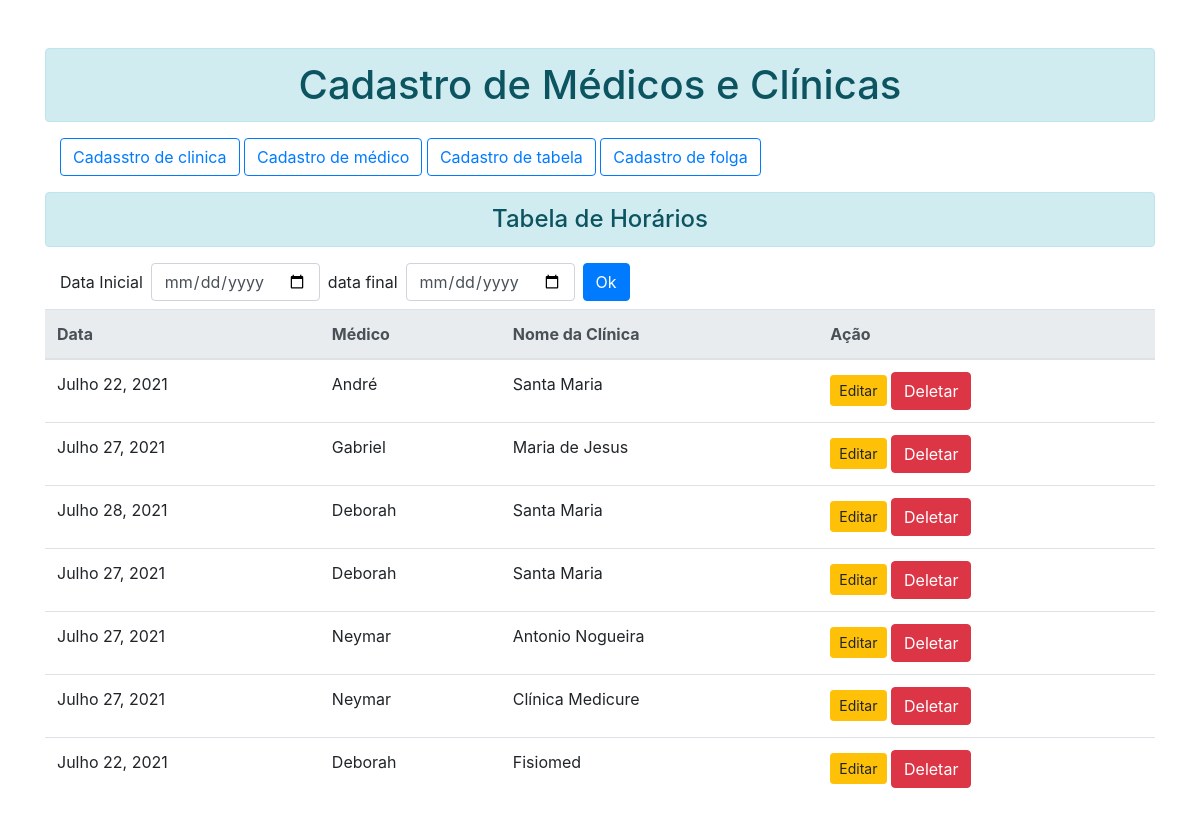
The page /home on the database its author committed.
### myapp/models.py (models this page shows)
class TabeladeHorario(models.Model):
    nome_do_posto = models.CharField(max_length=55, blank=False, null=False)
    data_de_trabalho = models.DateField()
    nome = models.CharField(max_length=45, blank=False, null=False)
    sobrenome = models.CharField(max_length=30, blank=True, null=True)

### myapp/views.py (the view)
# urls.py: path('home', views.home, name='home'),
def home(request):
    listar = Medico.objects.all()
    horario = TabeladeHorario.objects.filter()#[:5]
    start_date = request.GET.get('data_inicial')
    end_date = request.GET.get('data_final')
    if start_date and end_date:
        print(start_date)
        horario = TabeladeHorario.objects.filter(data_de_trabalho__range=[start_date, end_date])
    return render(request, 'html/home.html', {'listar': listar, 'horario': horario})

### myapp/templates/html/home.html (shortened to what this page needs)
{% extends "base.html" %}
{% block content %}
    <div class="container">
    <div class="form-group">
        <a href="{% url 'cadastro-de-clinica' %}"class="btn btn-outline-primary">Cadasstro de clinica</a>
        <a href="{% url 'cadastro-de-medico' %}"class="btn btn-outline-primary">Cadastro de médico</a>
        <a href="{% url 'cadastro-de-tabela' %}"class="btn btn-outline-primary">Cadastro de tabela</a>
        <a href="{% url 'cadastro-de-folga' %}"class="btn btn-outline-primary">Cadastro de folga</a>
    </div>
    </div>
    <div>
    <h4 class="text-center alert alert-info">Tabela de Horários</h4>
    <div class="col-md-8">
        <form class="form-inline my-2 my-gl-0 pull-right">
            <label>Data Inicial</label>
            <input name="data_inicial" class="form-control ml-sm-2 mr-sm-2" type="date">
            <label>data final</label>
            <input name="data_final" class="form-control ml-sm-2 mr-sm-2" type="date">
            <button class="btn btn-primary my-2 my-sm-0" type="submit">Ok</button>
        </form>
    </div>
    {% if horario %}
    <div>
    <table class="table table-hover">
        <thead class="thead-light">
            <tr>
                <th scope='col'>Data</th>
                <th scope="col">Médico</th>
                <th scope="col">Nome da Clínica</th>
                <th scope="col">Ação</th>
            </tr>
            </thead>
            <tbody>
                {% for item in horario %}
                    <tr>
                    <td>{{item.data_de_trabalho}}</td>
                    <td>{{item.nome}}</td>
                    <td>{{item.nome_do_posto}}</td>
                    <td>
                        <a href="{% url 'editar-tabela' item.id%}"class="btn btn-warning btn-sm">Editar</a>
                        <form action="{% url 'deletar-horario' item.id %}" method="post" class="d-inline">{% csrf_token %}
                            <input type="submit" class="btn btn-danger" value="Deletar">
                        </form>
                    </td>
                    </tr>
                {% endfor %}
            </tbody>
        </table>
      </div>
      {% endif %}
    </div>
    </div>
{% endblock content %}

### rows shown on the page
TabeladeHorario: data_de_trabalho "Julho 22, 2021", nome "André", nome_do_posto "Santa Maria"
TabeladeHorario: data_de_trabalho "Julho 27, 2021", nome "Gabriel", nome_do_posto "Maria de Jesus"
TabeladeHorario: data_de_trabalho "Julho 28, 2021", nome "Deborah", nome_do_posto "Santa Maria"
TabeladeHorario: data_de_trabalho "Julho 27, 2021", nome "Deborah", nome_do_posto "Santa Maria"
TabeladeHorario: data_de_trabalho "Julho 27, 2021", nome "Neymar", nome_do_posto "Antonio Nogueira"
TabeladeHorario: data_de_trabalho "Julho 27, 2021", nome "Neymar", nome_do_posto "Clínica Medicure"
TabeladeHorario: data_de_trabalho "Julho 22, 2021", nome "Deborah", nome_do_posto "Fisiomed"
